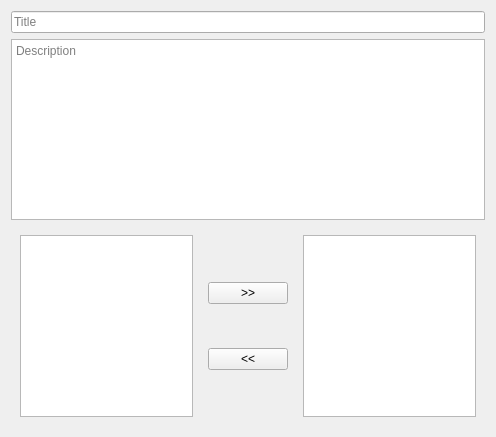
<?xml version="1.0" encoding="UTF-8"?>
<ui version="4.0">
 <class>EditMemoWidget</class>
 <widget class="QWidget" name="EditMemoWidget">
  <property name="geometry">
   <rect>
    <x>0</x>
    <y>0</y>
    <width>496</width>
    <height>437</height>
   </rect>
  </property>
  <property name="windowTitle">
   <string>Form</string>
  </property>
  <layout class="QVBoxLayout" name="verticalLayout">
   <item>
    <widget class="QLineEdit" name="title">
     <property name="placeholderText">
      <string>Title</string>
     </property>
    </widget>
   </item>
   <item>
    <widget class="QPlainTextEdit" name="description">
     <property name="lineWidth">
      <number>2</number>
     </property>
     <property name="tabChangesFocus">
      <bool>true</bool>
     </property>
     <property name="placeholderText">
      <string>Description</string>
     </property>
    </widget>
   </item>
   <item>
    <widget class="QWidget" name="tagContainer" native="true">
     <layout class="QHBoxLayout" name="horizontalLayout">
      <item>
       <widget class="QListWidget" name="availableTags">
        <property name="selectionMode">
         <enum>QAbstractItemView::ExtendedSelection</enum>
        </property>
        <property name="sortingEnabled">
         <bool>true</bool>
        </property>
       </widget>
      </item>
      <item>
       <widget class="QWidget" name="buttonsContainer" native="true">
        <layout class="QVBoxLayout" name="verticalLayout_2">
         <item>
          <widget class="QPushButton" name="addButton">
           <property name="text">
            <string>&gt;&gt;</string>
           </property>
          </widget>
         </item>
         <item>
          <widget class="QPushButton" name="removeButton">
           <property name="text">
            <string>&lt;&lt;</string>
           </property>
          </widget>
         </item>
        </layout>
       </widget>
      </item>
      <item>
       <widget class="QListWidget" name="selectedTags">
        <property name="selectionMode">
         <enum>QAbstractItemView::ExtendedSelection</enum>
        </property>
        <property name="sortingEnabled">
         <bool>true</bool>
        </property>
       </widget>
      </item>
     </layout>
    </widget>
   </item>
  </layout>
 </widget>
 <resources/>
 <connections/>
</ui>
